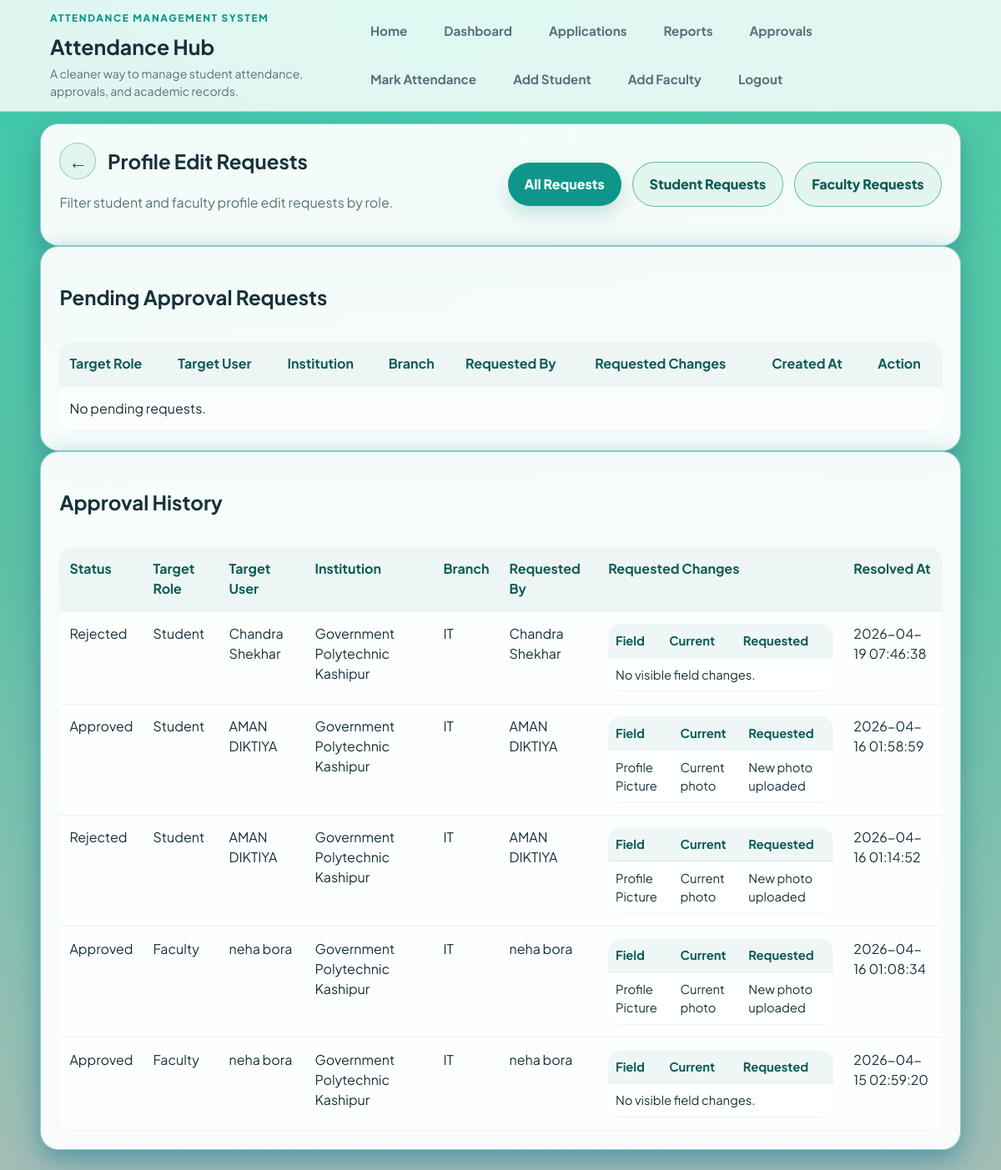
Before: /approvals (signed in) with the older database file.
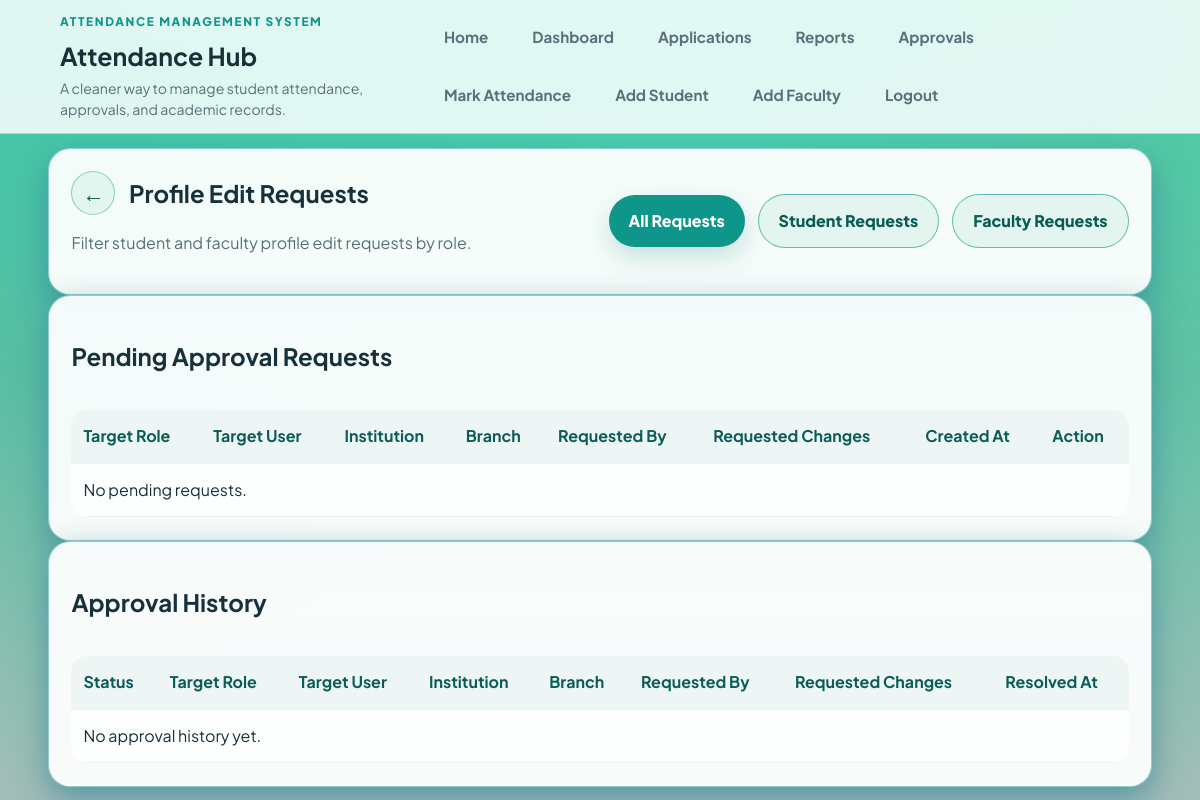
After: the same page with the newer database file.
### tables this page shows
CREATE TABLE pending_changes (
    id INTEGER PRIMARY KEY AUTOINCREMENT,
    target_user_id INTEGER NOT NULL,
    target_role TEXT NOT NULL CHECK (target_role IN ('faculty', 'student')),
    requested_by INTEGER NOT NULL,
    approver_role TEXT NOT NULL CHECK (approver_role IN ('admin', 'faculty')),
    status TEXT NOT NULL DEFAULT 'pending' CHECK (status IN ('pending', 'approved', 'rejected')),
    payload TEXT NOT NULL,
    created_at TEXT NOT NULL DEFAULT CURRENT_TIMESTAMP,
    resolved_at TEXT,
    FOREIGN KEY(target_user_id) REFERENCES users(id),
    FOREIGN KEY(requested_by) REFERENCES users(id)
);

CREATE TABLE users (
    id INTEGER PRIMARY KEY AUTOINCREMENT,
    role TEXT NOT NULL CHECK (role IN ('admin', 'faculty', 'student')),
    roll_number TEXT UNIQUE,
    registration_number TEXT UNIQUE,
    full_name TEXT NOT NULL,
    father_name TEXT,
    branch TEXT,
    semester TEXT,
    year TEXT,
    dob TEXT,
    mobile_number TEXT UNIQUE,
    gmail TEXT,
    email TEXT,
    password_hash TEXT NOT NULL,
    is_mobile_verified INTEGER NOT NULL DEFAULT 0,
    created_by INTEGER,
    created_at TEXT NOT NULL DEFAULT CURRENT_TIMESTAMP, class_roll_number TEXT, institution_type TEXT, institution_name TEXT, profile_picture TEXT,
    FOREIGN KEY(created_by) REFERENCES users(id)
);

### attendance_app/routes.py (the view)
@bp.route("/approvals")
@login_required("admin", "faculty")
def approvals():
    user = current_user()
    request_type = request.args.get("type", "").strip()
    requests = pending_requests_for_user(user)
    history = approval_history_for_user(user)
    if request_type in {"student", "faculty"}:
        requests = [item for item in requests if item["target_role"] == request_type]
        history = [item for item in history if item["target_role"] == request_type]
    return render_template("approvals.html", requests=requests, history=history, selected_request_type=request_type)

### attendance_app/auth.py (called while the page is built)
def current_user():
    user_id = session.get("user_id")
    if not user_id:
        return None
    return get_db().execute("SELECT * FROM users WHERE id = ?", (user_id,)).fetchone()

def login_required(*roles):
    def decorator(view):
        @wraps(view)
        def wrapped(*args, **kwargs):
            user = current_user()
            if user is None:
                flash("Please login first.", "error")
                return redirect(url_for("main.login"))
            if roles and user["role"] not in roles:
                flash("You do not have access to this page.", "error")
                return redirect(url_for("main.dashboard"))
            return view(*args, **kwargs)
        return wrapped
    return decorator

### attendance_app/database.py (called while the page is built)
def get_db():
    if "db" not in g:
        db_path = Path(current_app.root_path).parent / current_app.config["DATABASE"]
        g.db = sqlite3.connect(db_path)
        g.db.row_factory = sqlite3.Row
    return g.db

### attendance_app/routes.py (called while the page is built)
def semester_filter_options():
    return [{"value": value, "label": label} for value, label, _ in YEAR_SEMESTER_FILTERS]

@bp.context_processor
def inject_globals():
    user = current_user()
    pending_count = len(pending_requests_for_user(user)) if user and user["role"] in {"admin", "faculty"} else 0
    return {
        "current_user": user,
        "today": today_iso(),
        "min_date": one_year_ago_iso(),
        "institution_options": INSTITUTION_OPTIONS,
        "school_college_types": list(SCHOOL_COLLEGE_TYPES),
        "year_semester_filters": semester_filter_options(),
        "pending_count": pending_count,
    }

### attendance_app/utils.py (called while the page is built)
def today_iso():
    return date.today().isoformat()

def one_year_ago_iso():
    return (date.today() - timedelta(days=365)).isoformat()

### attendance_app/templates/approvals.html
{% extends "base.html" %}
{% block content %}
<section class="card">
    <div class="section-head">
        <div>
            <div class="section-head profile-edit-head">
                <a class="icon-btn" href="{{ url_for('main.dashboard') }}" aria-label="Back to dashboard" title="Back to dashboard">&larr;</a>
                <h2>Profile Edit Requests</h2>
            </div>
            <p class="muted">Filter student and faculty profile edit requests by role.</p>
        </div>
        <div class="actions">
            <a class="btn {% if not selected_request_type %}primary{% else %}secondary{% endif %}" href="{{ url_for('main.approvals') }}">All Requests</a>
            <a class="btn {% if selected_request_type == 'student' %}primary{% else %}secondary{% endif %}" href="{{ url_for('main.approvals', type='student') }}">Student Requests</a>
            <a class="btn {% if selected_request_type == 'faculty' %}primary{% else %}secondary{% endif %}" href="{{ url_for('main.approvals', type='faculty') }}">Faculty Requests</a>
        </div>
    </div>
</section>
<section class="card">
    <h2>Pending Approval Requests</h2>
    <div class="table-wrap">
        <table>
            <thead>
                <tr>
                    <th>Target Role</th>
                    <th>Target User</th>
                    <th>Institution</th>
                    <th>Branch</th>
                    <th>Requested By</th>
                    <th>Requested Changes</th>
                    <th>Created At</th>
                    <th>Action</th>
                </tr>
            </thead>
            <tbody>
                {% for item in requests %}
                    <tr>
                        <td>{{ item['target_role']|title }}</td>
                        <td>{{ item['target_name'] }}</td>
                        <td>{{ item['target_institution'] or '-' }}</td>
                        <td>{{ item['target_branch'] or '-' }}</td>
                        <td>{{ item['requester_name'] }}</td>
                        <td>
                            <table class="mini-table">
                                <thead>
                                    <tr>
                                        <th>Field</th>
                                        <th>Current</th>
                                        <th>Requested</th>
                                    </tr>
                                </thead>
                                <tbody>
                                    {% for change in item['changes'] %}
                                        <tr>
                                            <td>{{ change.field }}</td>
                                            <td>{{ change.current }}</td>
                                            <td>{{ change.requested }}</td>
                                        </tr>
                                    {% else %}
                                        <tr><td colspan="3">No visible field changes.</td></tr>
                                    {% endfor %}
                                </tbody>
                            </table>
                        </td>
                        <td>{{ item['created_at'] }}</td>
                        <td class="actions">
                            <form method="post" action="{{ url_for('main.process_approval', change_id=item['id'], action='approve') }}" data-ajax-preserve="true">
                                <input type="hidden" name="type" value="{{ selected_request_type }}">
                                <button class="btn primary" type="submit">Approve</button>
                            </form>
                            <form method="post" action="{{ url_for('main.process_approval', change_id=item['id'], action='reject') }}" data-ajax-preserve="true">
                                <input type="hidden" name="type" value="{{ selected_request_type }}">
                                <button class="btn secondary" type="submit">Reject</button>
                            </form>
                        </td>
                    </tr>
                {% else %}
                    <tr><td colspan="8">No pending requests.</td></tr>
                {% endfor %}
            </tbody>
        </table>
    </div>
</section>
<section class="card">
    <h2>Approval History</h2>
    <div class="table-wrap">
        <table>
            <thead>
                <tr>
                    <th>Status</th>
                    <th>Target Role</th>
                    <th>Target User</th>
                    <th>Institution</th>
                    <th>Branch</th>
                    <th>Requested By</th>
                    <th>Requested Changes</th>
                    <th>Resolved At</th>
                </tr>
            </thead>
            <tbody>
                {% for item in history %}
                    <tr>
                        <td>{{ item['status']|title }}</td>
                        <td>{{ item['target_role']|title }}</td>
                        <td>{{ item['target_name'] }}</td>
                        <td>{{ item['target_institution'] or '-' }}</td>
                        <td>{{ item['target_branch'] or '-' }}</td>
                        <td>{{ item['requester_name'] }}</td>
                        <td>
                            <table class="mini-table">
                                <thead>
                                    <tr>
                                        <th>Field</th>
                                        <th>Current</th>
                                        <th>Requested</th>
                                    </tr>
                                </thead>
                                <tbody>
                                    {% for change in item['changes'] %}
                                        <tr>
                                            <td>{{ change.field }}</td>
                                            <td>{{ change.current }}</td>
                                            <td>{{ change.requested }}</td>
                                        </tr>
                                    {% else %}
                                        <tr><td colspan="3">No visible field changes.</td></tr>
                                    {% endfor %}
                                </tbody>
                            </table>
                        </td>
                        <td>{{ item['resolved_at'] or '-' }}</td>
                    </tr>
                {% else %}
                    <tr><td colspan="8">No approval history yet.</td></tr>
                {% endfor %}
            </tbody>
        </table>
    </div>
</section>
{% endblock %}

### attendance_app/templates/base.html (shortened to what this page needs)
<!DOCTYPE html>
<html lang="en">
<head>
    <link rel="stylesheet" href="{{ url_for('static', filename='style.css') }}?v=mobile-label-fix-1">
</head>
<body>
    <header class="site-header">
        <div class="brand-block">
            <p class="eyebrow">Attendance Management System</p>
            <h1><a href="{{ url_for('main.home') }}">Attendance Hub</a></h1>
            <p class="brand-copy">A cleaner way to manage student attendance, approvals, and academic records.</p>
        </div>
        <nav id="primary-nav" aria-label="Primary navigation">
            <a href="{{ url_for('main.home') }}">Home</a>
            {% if current_user %}
                <a href="{{ url_for('main.dashboard') }}">Dashboard</a>
                <a href="{{ url_for('main.applications') }}">Applications</a>
                <a href="{{ url_for('main.attendance_report') }}">Reports</a>
                {% if current_user['role'] in ['admin', 'faculty'] %}
                    <a href="{{ url_for('main.approvals') }}">Approvals{% if pending_count %} ({{ pending_count }}){% endif %}</a>
                {% endif %}
                {% if current_user['role'] in ['admin', 'faculty'] %}
                    <a href="{{ url_for('main.attendance') }}">Mark Attendance</a>
                    <a href="{{ url_for('main.add_student') }}">Add Student</a>
                {% endif %}
                {% if current_user['role'] == 'admin' %}
                    <a href="{{ url_for('main.add_faculty') }}">Add Faculty</a>
                {% endif %}
                <a href="{{ url_for('main.logout') }}">Logout</a>
            {% else %}
                <a href="{{ url_for('main.login') }}">Login</a>
                <a href="{{ url_for('main.student_register') }}">Student Sign Up</a>
            {% endif %}
        </nav>
    </header>
    <main class="page-shell">
        {% block content %}{% endblock %}
    </main>
</body>
</html>

Changed rows visible on the page:
removed pending_changes: status "Rejected", target_role "Student", target_name "Chandra Shekhar", institution_name "Government Polytechnic Kashipur", branch "IT", requester_name "Chandra Shekhar", resolved_at "2026-04-19 07:46:38"
removed pending_changes: status "Approved", target_role "Student", target_name "AMAN DIKTIYA", institution_name "Government Polytechnic Kashipur", branch "IT", requester_name "AMAN DIKTIYA", field "Profile Picture", current "Current photo", requested "New photo uploaded", resolved_at "2026-04-16 01:58:59"
removed pending_changes: status "Rejected", target_role "Student", target_name "AMAN DIKTIYA", institution_name "Government Polytechnic Kashipur", branch "IT", requester_name "AMAN DIKTIYA", field "Profile Picture", current "Current photo", requested "New photo uploaded", resolved_at "2026-04-16 01:14:52"
removed pending_changes: status "Approved", target_role "Faculty", target_name "neha bora", institution_name "Government Polytechnic Kashipur", branch "IT", requester_name "neha bora", field "Profile Picture", current "Current photo", requested "New photo uploaded", resolved_at "2026-04-16 01:08:34"
removed pending_changes: status "Approved", target_role "Faculty", target_name "neha bora", institution_name "Government Polytechnic Kashipur", branch "IT", requester_name "neha bora", resolved_at "2026-04-15 02:59:20"
Other visible differences:
text now shown: "No approval history yet."
